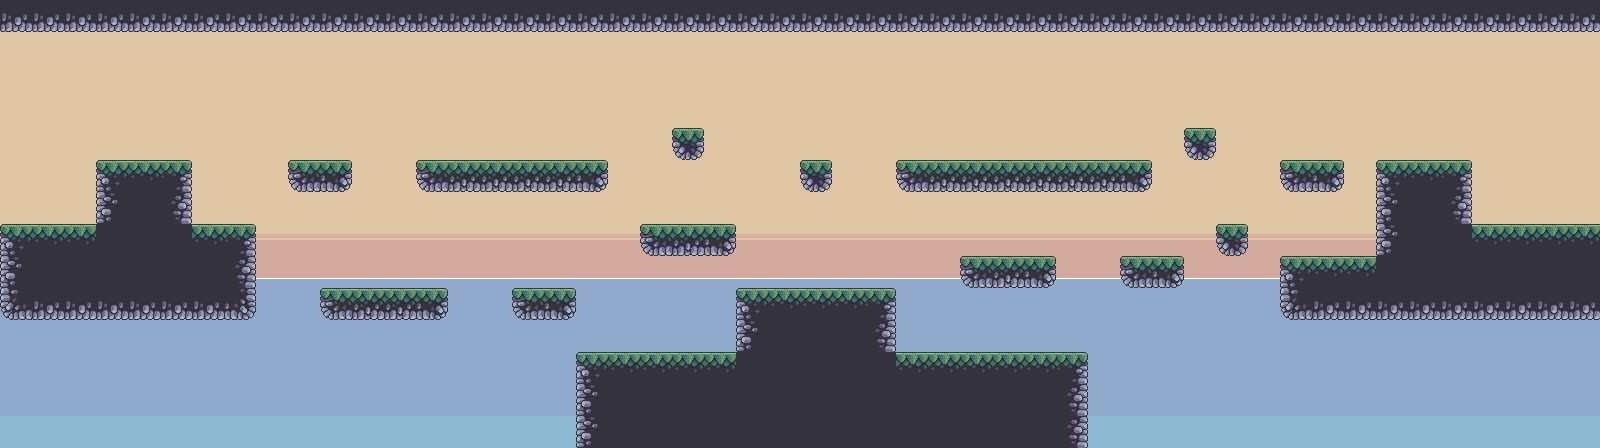

Rendered tile map (Tiled .tmx) drawn with the repository's tilesets; below, a short description and the map source with its tile grids summarised:
An orthogonal 50x14 tile map with 32x32 px tiles, 5 tile layers (Background, Wall, Ground - back, Ground - upper, ...), 3 tilesets and 96 objects.

<map version="1.9" tiledversion="1.9.1" orientation="orthogonal" renderorder="right-down" width="50" height="14" tilewidth="32" tileheight="32" infinite="0" nextlayerid="33" nextobjectid="415">
 <properties>
  <property name="brightness" value="0.8" />
 </properties>
 <tileset firstgid="1" source="outside_sprites.tsx" />
 <tileset firstgid="49" source="playing_bg_img.tsx" />
 <tileset firstgid="97" name="water" tilewidth="32" tileheight="32" tilecount="1" columns="1">
  <image source="water.png" width="32" height="32" />
 </tileset>
 <objectgroup id="1" name="Ground">
  <object id="388" x="0" y="224">
   <polyline points="0,0 96,0" />
  </object>
  <object id="389" x="96" y="160">
   <polyline points="0,0 96,0" />
  </object>
  <object id="390" x="192" y="224">
   <polyline points="0,0 64,0" />
  </object>
  <object id="391" x="416" y="160">
   <polyline points="0,0 192,0" />
  </object>
  <object id="392" x="640" y="224">
   <polyline points="0,0 96,0" />
  </object>
  <object id="393" x="320" y="288">
   <polyline points="0,0 128,0" />
  </object>
  <object id="394" x="576" y="352">
   <polyline points="0,0 160,0" />
  </object>
  <object id="395" x="736" y="288">
   <polyline points="0,0 160,0" />
  </object>
  <object id="396" x="896" y="352">
   <polyline points="0,0 192,0" />
  </object>
  <object id="397" x="896" y="160">
   <polyline points="0,0 256,0" />
  </object>
  <object id="398" x="1280" y="256">
   <polyline points="0,0 96,0" />
  </object>
  <object id="399" x="1376" y="160">
   <polyline points="0,0 96,0" />
  </object>
  <object id="401" x="1472" y="224">
   <polyline points="0,0 128,0" />
  </object>
 </objectgroup>
 <objectgroup id="2" name="Platform">
  <object id="373" x="288" y="160" width="64" height="32" />
  <object id="374" x="320" y="288" width="128" height="32" />
  <object id="375" x="512" y="288" width="64" height="32" />
  <object id="376" x="416" y="160" width="192" height="32" />
  <object id="377" x="672" y="128" width="32" height="32" />
  <object id="378" x="800" y="160" width="32" height="32" />
  <object id="379" x="640" y="224" width="96" height="32" />
  <object id="380" x="960" y="256" width="96" height="32" />
  <object id="381" x="896" y="160" width="256" height="32" />
  <object id="382" x="1184" y="128" width="32" height="32" />
  <object id="383" x="1280" y="160" width="64" height="32" />
  <object id="384" x="1216" y="224" width="32" height="32" />
  <object id="385" x="1120" y="256" width="64" height="32" />
  <object id="386" x="960" y="256" width="96" height="32" />
 </objectgroup>
 <objectgroup id="3" name="Wall">
  <object id="359" x="0" y="32">
   <polyline points="0,0 0,192" />
  </object>
  <object id="360" x="96" y="160">
   <polyline points="0,0 0,64" />
  </object>
  <object id="361" x="192" y="160">
   <polyline points="0,0 0,64" />
  </object>
  <object id="363" x="0" y="320">
   <polyline points="0,0 256,0 256,-96" />
  </object>
  <object id="364" x="576" y="352">
   <polyline points="0,0 0,96" />
  </object>
  <object id="365" x="736" y="352">
   <polyline points="0,0 0,-64" />
  </object>
  <object id="366" x="896" y="288">
   <polyline points="0,0 0,64" />
  </object>
  <object id="367" x="1088" y="352">
   <polyline points="0,0 0,96" />
  </object>
  <object id="369" x="1600" y="320">
   <polyline points="0,0 -320,0 -320,-64" />
  </object>
  <object id="370" x="1376" y="160">
   <polyline points="0,0 0,96" />
  </object>
  <object id="372" x="1600" y="32">
   <polyline points="0,0 0,192" />
  </object>
  <object id="405" x="608" y="128">
   <polyline points="0,0 0,32" />
  </object>
 </objectgroup>
 <objectgroup id="4" name="CliffMarker">
  <object id="346" x="416" y="128">
   <polyline points="0,0 0,32" />
  </object>
  <object id="347" x="608" y="128">
   <polyline points="0,0 0,32" />
  </object>
  <object id="348" x="576" y="352">
   <polyline points="0,0 0,-32" />
  </object>
  <object id="349" x="1088" y="320">
   <polyline points="0,0 0,32" />
  </object>
  <object id="350" x="896" y="128">
   <polyline points="0,0 0,32" />
  </object>
  <object id="355" x="1280" y="256">
   <polyline points="0,0 0,-32" />
  </object>
  <object id="356" x="1472" y="128">
   <polyline points="0,0 0,32" />
  </object>
  <object id="414" x="1599.33" y="192.667">
   <polyline points="0,0 0.666667,31.3333" />
  </object>
 </objectgroup>
 <objectgroup id="5" name="Player">
  <object id="344" x="124" y="133.333" width="19" height="26" />
 </objectgroup>
 <objectgroup id="6" name="Box">
  <object id="337" x="774" y="268" width="25" height="18" />
  <object id="408" x="454" y="140" width="25" height="18" />
  <object id="411" x="924" y="333" width="25" height="18" />
  <object id="413" x="985" y="141" width="25" height="18" />
 </objectgroup>
 <objectgroup id="7" name="Spike">
  <object id="325" x="321" y="274" width="32" height="16" />
  <object id="332" x="1343.67" y="240.333" width="32" height="16" />
 </objectgroup>
 <objectgroup id="8" name="Cannon">
  <object id="318" x="566" y="133" width="40" height="26" />
  <object id="321" x="1109.33" y="133" width="40" height="26" />
  <object id="406" x="854" y="261.333" width="40" height="26" />
 </objectgroup>
 <objectgroup id="9" name="Water">
  <object id="278" x="2" y="387" width="30" height="29" />
  <object id="279" x="32" y="384" width="32" height="32" />
  <object id="280" x="64" y="384" width="32" height="32" />
  <object id="281" x="96" y="384" width="32" height="32" />
  <object id="283" x="128" y="384" width="32" height="32" />
  <object id="284" x="160" y="384" width="32" height="32" />
  <object id="285" x="192" y="384" width="32" height="32" />
  <object id="286" x="224" y="384" width="32" height="32" />
  <object id="287" x="256" y="384" width="32" height="32" />
  <object id="288" x="288" y="384" width="32" height="32" />
  <object id="289" x="320" y="384" width="32" height="32" />
  <object id="292" x="352" y="384" width="32" height="32" />
  <object id="293" x="384" y="384" width="32" height="32" />
  <object id="294" x="416" y="384" width="32" height="32" />
  <object id="295" x="448" y="384" width="32" height="32" />
  <object id="296" x="480" y="384" width="32" height="32" />
  <object id="297" x="512" y="384" width="32" height="32" />
  <object id="298" x="544" y="384" width="32" height="32" />
  <object id="299" x="1088" y="384" width="32" height="32" />
  <object id="300" x="1120" y="384" width="32" height="32" />
  <object id="301" x="1152" y="384" width="32" height="32" />
  <object id="302" x="1184" y="384" width="32" height="32" />
  <object id="303" x="1216" y="384" width="32" height="32" />
  <object id="304" x="1248" y="384" width="32" height="32" />
  <object id="305" x="1280" y="384" width="32" height="32" />
  <object id="307" x="1312" y="384" width="32" height="32" />
  <object id="308" x="1344" y="384" width="32" height="32" />
  <object id="309" x="1376" y="384" width="32" height="32" />
  </objectgroup>
 <objectgroup id="10" name="TreeOne" />
 <objectgroup id="11" name="TreeTwo" />
 <objectgroup id="12" name="TreeThree" />
 <objectgroup id="13" name="Crabby">
  <!-- 5 objects omitted --></objectgroup>
 <objectgroup id="14" name="Shark" />
 <objectgroup id="15" name="PinkStar" />
 <layer id="16" name="Background" width="50" height="14">
  <data>[700 cells, 700 non-empty, 39 distinct tile ids]</data>
 </layer>
 <layer id="17" name="Wall" width="50" height="14">
  <data>[700 cells, 0 non-empty, 0 distinct tile ids]</data>
 </layer>
 <layer id="18" name="Ground - back" width="50" height="14">
  <data>[700 cells, 56 non-empty, 6 distinct tile ids]</data>
 </layer>
 <layer id="19" name="Ground - upper" width="50" height="14">
  <data>[700 cells, 117 non-empty, 9 distinct tile ids]</data>
 </layer>
 <layer id="20" name="Objects" width="50" height="14">
  <data>[700 cells, 70 non-empty, 5 distinct tile ids]</data>
 </layer>
</map>
<!-- 11 of 96 objects omitted -->
